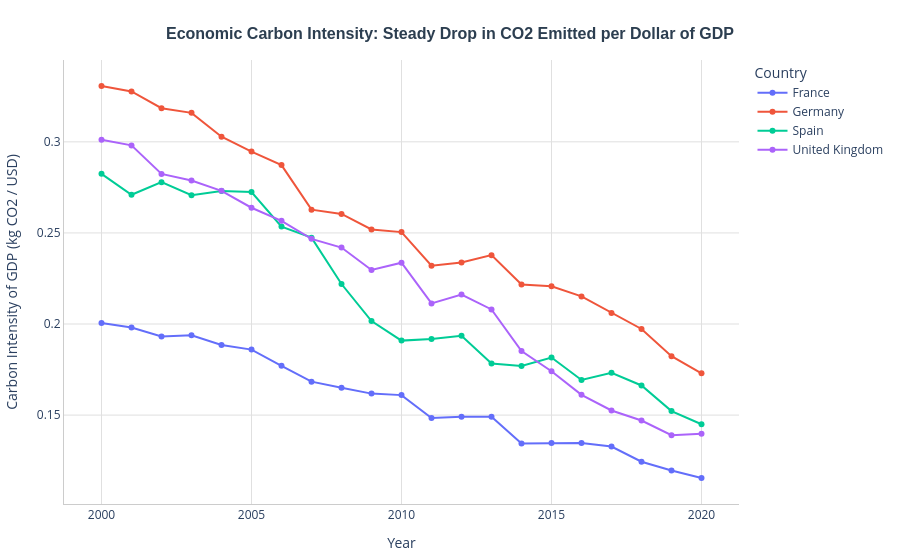
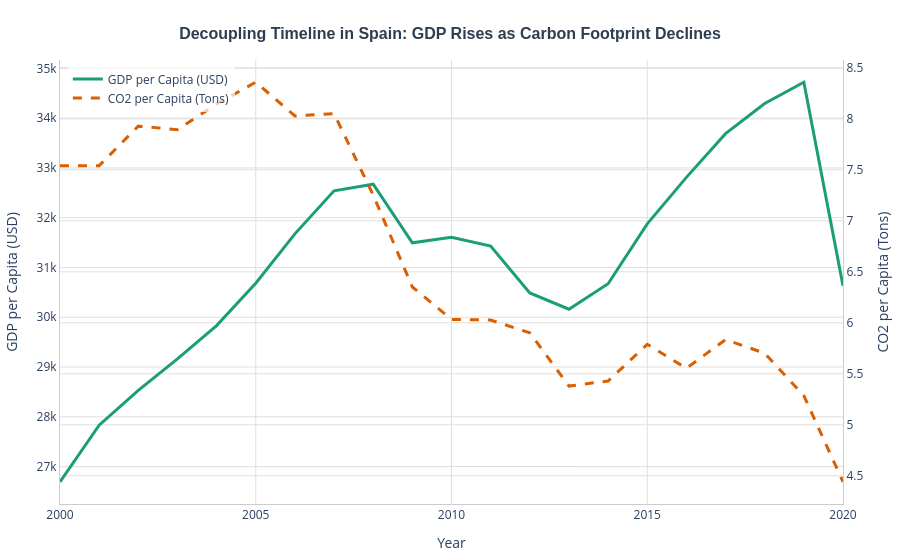

Notebook code cell kept with these figures, in order:
### Markdown cell above
---  
## Question 3: Decoupling GDP from Carbon Emissions (The Decoupling Frontier)
*   **Analytical Context:** Which European nations have successfully decoupled GDP per capita growth from CO2 emissions per capita, and how has this relationship shifted since 2000?
*   **Design Intent:** Plot paths showing trajectories over time. We compare Germany, UK, Spain, and France.

### Code cell
target_countries = ['Germany', 'United Kingdom', 'Spain', 'France']
df_q3 = df[df['Country'].isin(target_countries)].copy()
df_q3['CarbonIntensityGDP'] = (df_q3['co2_per_capita'] * 1000) / df_q3['gdp_per_capita']

# Plot 3a: Carbon Intensity of GDP over Time
fig_q3a = px.line(
    df_q3.sort_values(['Country', 'Year']),
    x='Year',
    y='CarbonIntensityGDP',
    color='Country',
    markers=True
)
fig_q3a = apply_layout_styling(
    fig_q3a,
    "<b>Economic Carbon Intensity: Steady Drop in CO2 Emitted per Dollar of GDP</b>",
    "Year",
    "Carbon Intensity of GDP (kg CO2 / USD)"
)
fig_q3a.show()

# Plot 3b: Dual-axis timeline for Spain
df_spain_dec = df[df['Country'] == 'Spain'].sort_values('Year')
fig_q3b = go.Figure()
fig_q3b.add_trace(go.Scatter(
    x=df_spain_dec['Year'],
    y=df_spain_dec['gdp_per_capita'],
    name='GDP per Capita (USD)',
    line=dict(color=CVD_GREEN, width=3)
))
fig_q3b.add_trace(go.Scatter(
    x=df_spain_dec['Year'],
    y=df_spain_dec['co2_per_capita'],
    name='CO2 per Capita (Tons)',
    yaxis='y2',
    line=dict(color=CVD_HIGHLIGHT, width=3, dash='dash')
))
fig_q3b.update_layout(
    yaxis2=dict(
        title='CO2 per Capita (Tons)',
        overlaying='y',
        side='right',
        showgrid=False
    ),
    legend=dict(x=0.01, y=0.99, bgcolor='rgba(255,255,255,0.7)')
)
fig_q3b = apply_layout_styling(
    fig_q3b,
    "<b>Decoupling Timeline in Spain: GDP Rises as Carbon Footprint Declines</b>",
    "Year",
    "GDP per Capita (USD)"
)
fig_q3b.show()

### Figure 1 — Plotly figure (JSON) as saved in the notebook; plotly's stock layout.template omitted (floating-point values rounded to 4 significant figures)
{"data": [{"hovertemplate": "Country=France<br>Year=%{x}<br>CarbonIntensityGDP=%{y}<extra></extra>", "legendgroup": "France", "line": {"color": "#636efa", "dash": "solid"}, "marker": {"symbol": "circle"}, "mode": "lines+markers", "name": "France", "orientation": "v", "showlegend": true, "type": "scatter", "x": [2000, 2001, 2002, 2003, 2004, 2005, 2006, 2007, 2008, 2009, 2010, 2011, 2012, 2013, 2014, 2015, 2016, 2017, 2018, 2019, 2020], "xaxis": "x", "y": [0.2006, 0.1981, 0.1931, 0.1938, 0.1885, 0.186, 0.177, 0.1684, 0.165, 0.1618, 0.161, 0.1484, 0.1491, 0.1491, 0.1345, 0.1347, 0.1346, 0.1327, 0.1244, 0.1196, 0.1155], "yaxis": "y"}, {"hovertemplate": "Country=Germany<br>Year=%{x}<br>CarbonIntensityGDP=%{y}<extra></extra>", "legendgroup": "Germany", "line": {"color": "#EF553B", "dash": "solid"}, "marker": {"symbol": "circle"}, "mode": "lines+markers", "name": "Germany", "orientation": "v", "showlegend": true, "type": "scatter", "x": [2000, 2001, 2002, 2003, 2004, 2005, 2006, 2007, 2008, 2009, 2010, 2011, 2012, 2013, 2014, 2015, 2016, 2017, 2018, 2019, 2020], "xaxis": "x", "y": [0.3307, 0.3277, 0.3185, 0.3159, 0.3028, 0.2947, 0.2872, 0.2628, 0.2604, 0.2519, 0.2504, 0.232, 0.2338, 0.2378, 0.2217, 0.2207, 0.2151, 0.206, 0.1973, 0.1823, 0.1729], "yaxis": "y"}, {"hovertemplate": "Country=Spain<br>Year=%{x}<br>CarbonIntensityGDP=%{y}<extra></extra>", "legendgroup": "Spain", "line": {"color": "#00cc96", "dash": "solid"}, "marker": {"symbol": "circle"}, "mode": "lines+markers", "name": "Spain", "orientation": "v", "showlegend": true, "type": "scatter", "x": [2000, 2001, 2002, 2003, 2004, 2005, 2006, 2007, 2008, 2009, 2010, 2011, 2012, 2013, 2014, 2015, 2016, 2017, 2018, 2019, 2020], "xaxis": "x", "y": [0.2824, 0.2709, 0.2779, 0.2707, 0.273, 0.2724, 0.2535, 0.2474, 0.222, 0.2017, 0.1909, 0.1918, 0.1936, 0.1784, 0.177, 0.1816, 0.1693, 0.1732, 0.1663, 0.1522, 0.145], "yaxis": "y"}, {"hovertemplate": "Country=United Kingdom<br>Year=%{x}<br>CarbonIntensityGDP=%{y}<extra></extra>", "legendgroup": "United Kingdom", "line": {"color": "#ab63fa", "dash": "solid"}, "marker": {"symbol": "circle"}, "mode": "lines+markers", "name": "United Kingdom", "orientation": "v", "showlegend": true, "type": "scatter", "x": [2000, 2001, 2002, 2003, 2004, 2005, 2006, 2007, 2008, 2009, 2010, 2011, 2012, 2013, 2014, 2015, 2016, 2017, 2018, 2019, 2020], "xaxis": "x", "y": [0.3011, 0.2981, 0.2824, 0.2788, 0.2731, 0.2638, 0.2566, 0.2468, 0.242, 0.2297, 0.2337, 0.2113, 0.2162, 0.208, 0.1852, 0.1741, 0.1611, 0.1525, 0.147, 0.139, 0.1397], "yaxis": "y"}], "layout": {"hovermode": "closest", "legend": {"title": {"text": "Country"}, "tracegroupgap": 0}, "margin": {"b": 40, "l": 40, "r": 40, "t": 60}, "paper_bgcolor": "white", "plot_bgcolor": "white", "title": {"font": {"color": "#2c3e50", "family": "Arial", "size": 16}, "text": "<b>Economic Carbon Intensity: Steady Drop in CO2 Emitted per Dollar of GDP</b>", "x": 0.5, "xanchor": "center", "y": 0.95, "yanchor": "top"}, "xaxis": {"anchor": "y", "domain": [0.0, 1.0], "gridcolor": "#e0e0e0", "linecolor": "#cccccc", "showgrid": true, "showline": true, "title": {"text": "Year"}}, "yaxis": {"anchor": "x", "domain": [0.0, 1.0], "gridcolor": "#e0e0e0", "linecolor": "#cccccc", "showgrid": true, "showline": true, "title": {"text": "Carbon Intensity of GDP (kg CO2 / USD)"}}}}

### Figure 2 — Plotly figure (JSON) as saved in the notebook; plotly's stock layout.template omitted (floating-point values rounded to 4 significant figures)
{"data": [{"line": {"color": "#1b9e77", "width": 3}, "name": "GDP per Capita (USD)", "type": "scatter", "x": [2000, 2001, 2002, 2003, 2004, 2005, 2006, 2007, 2008, 2009, 2010, 2011, 2012, 2013, 2014, 2015, 2016, 2017, 2018, 2019, 2020], "y": [26690.0, 27830.0, 28530.0, 29160.0, 29830.0, 30680.0, 31680.0, 32540.0, 32670.0, 31490.0, 31600.0, 31430.0, 30490.0, 30160.0, 30670.0, 31880.0, 32810.0, 33690.0, 34290.0, 34720.0, 30630.0]}, {"line": {"color": "#d95f02", "dash": "dash", "width": 3}, "name": "CO2 per Capita (Tons)", "type": "scatter", "x": [2000, 2001, 2002, 2003, 2004, 2005, 2006, 2007, 2008, 2009, 2010, 2011, 2012, 2013, 2014, 2015, 2016, 2017, 2018, 2019, 2020], "y": [7.539, 7.541, 7.928, 7.894, 8.145, 8.359, 8.029, 8.051, 7.252, 6.351, 6.033, 6.027, 5.901, 5.38, 5.429, 5.789, 5.554, 5.835, 5.702, 5.285, 4.441], "yaxis": "y2"}], "layout": {"hovermode": "closest", "legend": {"bgcolor": "rgba(255,255,255,0.7)", "x": 0.01, "y": 0.99}, "margin": {"b": 40, "l": 40, "r": 40, "t": 60}, "paper_bgcolor": "white", "plot_bgcolor": "white", "title": {"font": {"color": "#2c3e50", "family": "Arial", "size": 16}, "text": "<b>Decoupling Timeline in Spain: GDP Rises as Carbon Footprint Declines</b>", "x": 0.5, "xanchor": "center", "y": 0.95, "yanchor": "top"}, "xaxis": {"gridcolor": "#e0e0e0", "linecolor": "#cccccc", "showgrid": true, "showline": true, "title": {"text": "Year"}}, "yaxis": {"gridcolor": "#e0e0e0", "linecolor": "#cccccc", "showgrid": true, "showline": true, "title": {"text": "GDP per Capita (USD)"}}, "yaxis2": {"gridcolor": "#e0e0e0", "linecolor": "#cccccc", "overlaying": "y", "showgrid": true, "showline": true, "side": "right", "title": {"text": "CO2 per Capita (Tons)"}}}}
